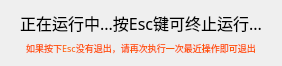
<?xml version="1.0" encoding="UTF-8"?>
<ui version="4.0">
 <class>Form</class>
 <widget class="QWidget" name="Form">
  <property name="geometry">
   <rect>
    <x>0</x>
    <y>0</y>
    <width>282</width>
    <height>56</height>
   </rect>
  </property>
  <property name="font">
   <font>
    <family>黑体</family>
    <pointsize>12</pointsize>
   </font>
  </property>
  <property name="windowTitle">
   <string>提示</string>
  </property>
  <property name="windowIcon">
   <iconset resource="../images.qrc">
    <normaloff>:/按钮图标/窗体/res/图标.png</normaloff>:/按钮图标/窗体/res/图标.png</iconset>
  </property>
  <layout class="QVBoxLayout" name="verticalLayout">
   <item>
    <widget class="QLabel" name="label">
     <property name="text">
      <string>正在运行中...按Esc键可终止运行...</string>
     </property>
     <property name="alignment">
      <set>Qt::AlignCenter</set>
     </property>
    </widget>
   </item>
   <item>
    <widget class="QLabel" name="label_2">
     <property name="palette">
      <palette>
       <active>
        <colorrole role="WindowText">
         <brush brushstyle="SolidPattern">
          <color alpha="255">
           <red>255</red>
           <green>85</green>
           <blue>0</blue>
          </color>
         </brush>
        </colorrole>
        <colorrole role="Text">
         <brush brushstyle="SolidPattern">
          <color alpha="255">
           <red>255</red>
           <green>0</green>
           <blue>127</blue>
          </color>
         </brush>
        </colorrole>
        <colorrole role="PlaceholderText">
         <brush brushstyle="SolidPattern">
          <color alpha="128">
           <red>255</red>
           <green>0</green>
           <blue>127</blue>
          </color>
         </brush>
        </colorrole>
       </active>
       <inactive>
        <colorrole role="WindowText">
         <brush brushstyle="SolidPattern">
          <color alpha="255">
           <red>255</red>
           <green>85</green>
           <blue>0</blue>
          </color>
         </brush>
        </colorrole>
        <colorrole role="Text">
         <brush brushstyle="SolidPattern">
          <color alpha="255">
           <red>255</red>
           <green>0</green>
           <blue>127</blue>
          </color>
         </brush>
        </colorrole>
        <colorrole role="PlaceholderText">
         <brush brushstyle="SolidPattern">
          <color alpha="128">
           <red>255</red>
           <green>0</green>
           <blue>127</blue>
          </color>
         </brush>
        </colorrole>
       </inactive>
       <disabled>
        <colorrole role="WindowText">
         <brush brushstyle="SolidPattern">
          <color alpha="255">
           <red>120</red>
           <green>120</green>
           <blue>120</blue>
          </color>
         </brush>
        </colorrole>
        <colorrole role="Text">
         <brush brushstyle="SolidPattern">
          <color alpha="255">
           <red>120</red>
           <green>120</green>
           <blue>120</blue>
          </color>
         </brush>
        </colorrole>
        <colorrole role="PlaceholderText">
         <brush brushstyle="SolidPattern">
          <color alpha="128">
           <red>0</red>
           <green>0</green>
           <blue>0</blue>
          </color>
         </brush>
        </colorrole>
       </disabled>
      </palette>
     </property>
     <property name="font">
      <font>
       <family>黑体</family>
       <pointsize>7</pointsize>
      </font>
     </property>
     <property name="text">
      <string>如果按下Esc没有退出，请再次执行一次最近操作即可退出</string>
     </property>
     <property name="alignment">
      <set>Qt::AlignCenter</set>
     </property>
    </widget>
   </item>
  </layout>
 </widget>
 <resources>
  <include location="../images.qrc"/>
 </resources>
 <connections/>
</ui>
